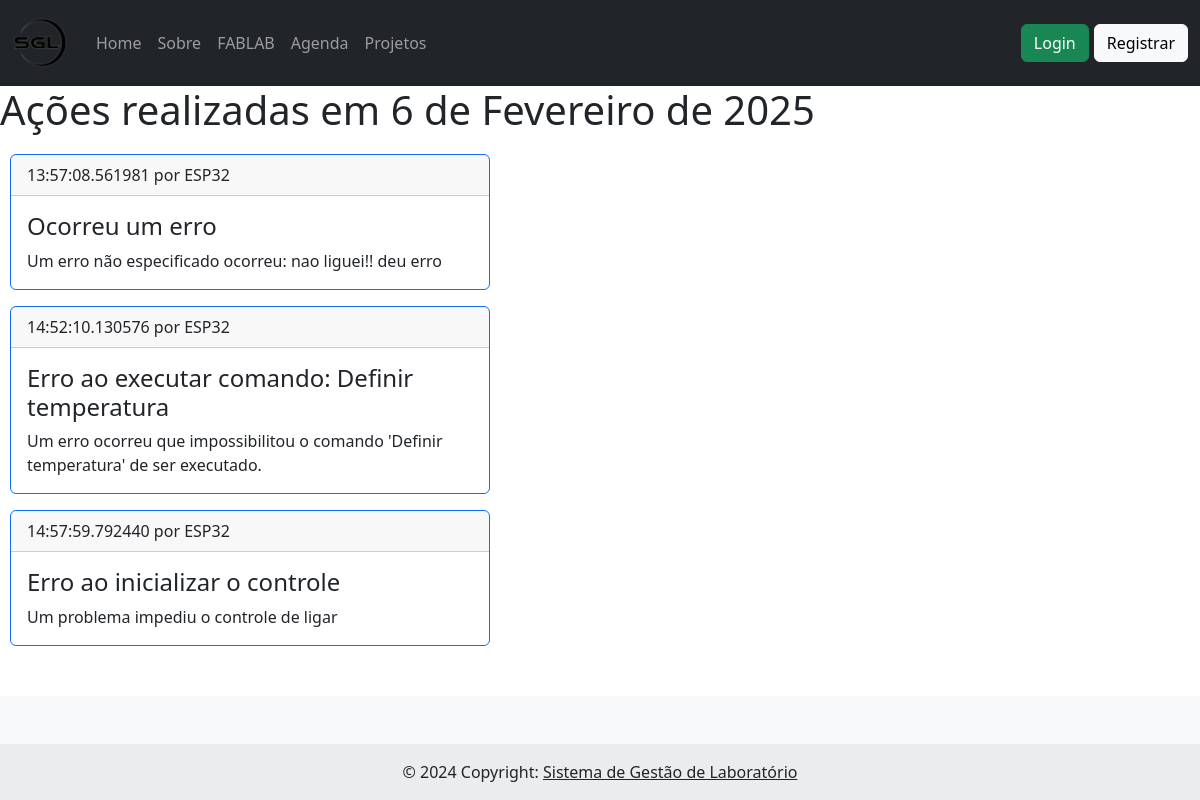
Screenshot of /logs/6/2/2025 with the database file from the repository.
### logs/models.py (models this page shows)
class Action(models.Model):
    date = models.DateField(auto_now_add = True)
    time = models.TimeField(auto_now_add = True)
    author = models.CharField(max_length=100)
    type = models.TextField()
    param1 = models.TextField()
    param2 = models.TextField()

### logs/views.py (the view)
# urls.py: path('<int:day>/<int:month>/<int:year>', views.logs_datepage, name='datepage'),
def logs_datepage(request, day, month, year):
    actions = [FormattedAction(action) for action in Action.objects.all().order_by('time') if action.date == datetime.date(year, month, day) ]
    date = datetime.date(year, month, day)
    return render(request, 'logs/logs_datepage.html', {'actions': actions, 'date': date})

### logs/templates/logs/logs_datepage.html (shortened to what this page needs)
{% extends 'layout.html' %}
{% block content%}
    <h1 style="margin-bottom: 20px;">Ações realizadas em {{date}}</h1>
    {% for action in actions %}
        <div class="card border-primary mb-3" style="max-width: 30rem; margin-left: 10px">
            <div class="card-header">
                {{action.time}} por {{action.author}}
            </div>
            <div class="card-body">
                <h4 class="card-title">{{action.type}}</h4>
                <p class="card-text">{{action.description}}</p>
            </div>
        </div>
    {% endfor %}
{% endblock%}

### static/style.css (style rules this page uses)
html, body { height: 100%; margin: 0; }
body { display: flex; flex-direction: column; }

### templates/layout.html (style rules this page uses)
html, body { height: 100%; margin: 0; }
body { display: flex; flex-direction: column; }

### rows the page displays
Action: author "ESP32"
Action: author "ESP32"
Action: author "ESP32"

### other values shown
{{ date }} "6 de Fevereiro de 2025"
{{ action.time }} "13:57:08.561981" "14:52:10.130576" "14:57:59.792440"
{{ action.type }} "Ocorreu um erro" "Erro ao executar comando: Definir temperatura" "Erro ao inicializar o controle"
{{ action.description }} "Um erro não especificado ocorreu: nao liguei!! deu erro" "Um erro ocorreu que impossibilitou o comando 'Definir temperatura' de ser executado." "Um problema impediu o controle de ligar"
